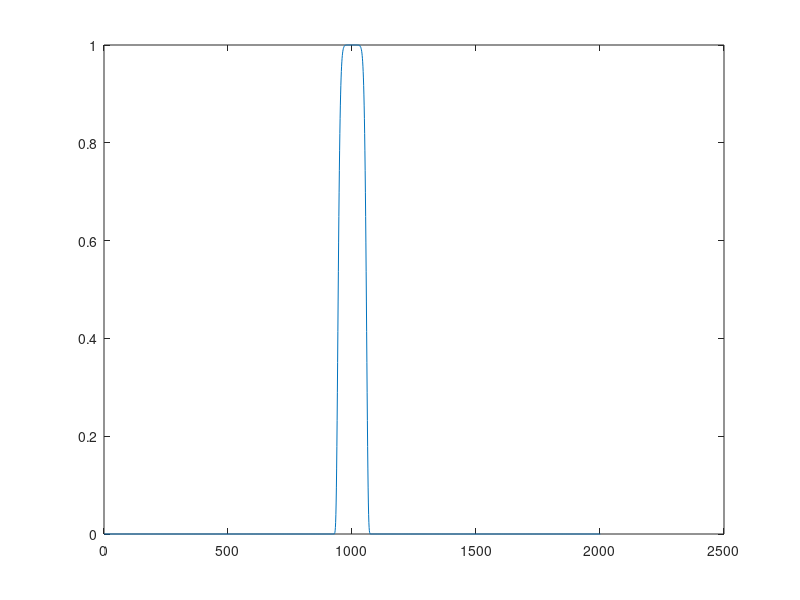

Write MATLAB code to recreate this figure.
xmax=2000.0
xmin=-2000.0
xeq=0.0
alpha=0.50
npos=1024
dx=(xmax-xmin)/(npos-1)
dkx=(2.0*pi)/(npos*dx)

kxmin=-pi/dx
tp=0
wcm1=2200
gaussp=10
w=wcm1/219474.63068
wg=1/1000000000000000000000
delta=0.0
wvec=-2000:2:2000
ee=exp(-2.*(wvec.^gaussp).*wg)
plot(ee)
